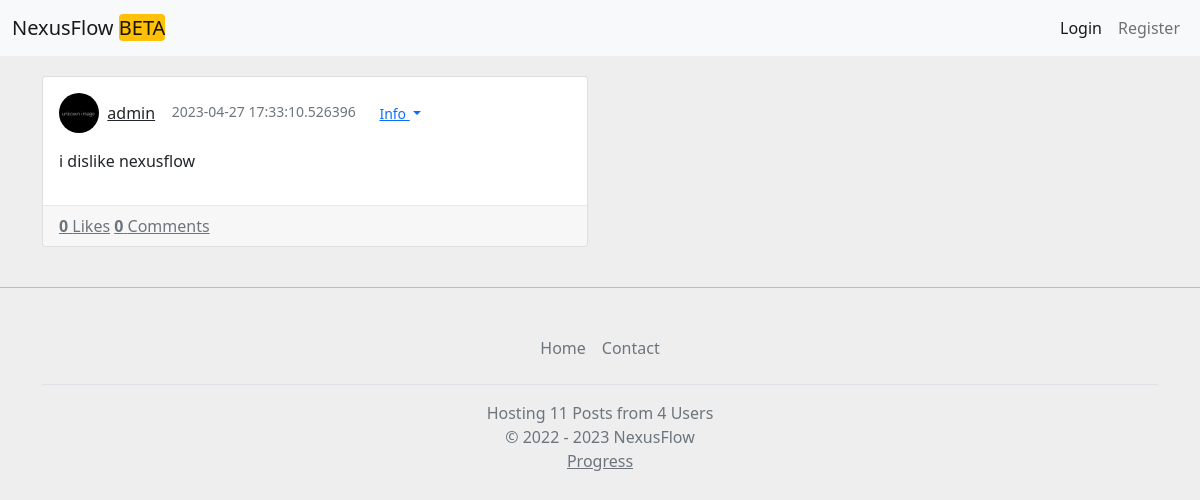
/p/4bc0ce35-f5ad-4a4e-998d-b2c54bacfd95, run on the app's committed database.
### app.py (models this page shows)
class Serializer(object):
	def serialize(self):
		return {c: getattr(self, c) for c in inspect(self).attrs.keys()}
	@staticmethod
	def serialize_list(l):
		return [m.serialize() for m in l]

class Users(db.Model, Serializer):
	id = db.Column(db.Integer, primary_key=True)
	public_id = db.Column(db.String())
	ip = db.Column(db.String(), default="")
	email = db.Column(db.String(), default="")
	bio = db.Column(db.String(150), default="")
	name = db.Column(db.String(50))
	password = db.Column(db.String(500))
	pfpurl = db.Column(db.String(150))
	likedposts = db.Column(db.String(), default="")
	followers = db.Column(db.String(), default="")
	followercount = db.Column(db.Integer, default=0)
	followingcount = db.Column(db.Integer, default=0)
	following = db.Column(db.String(), default="")
	blocked = db.Column(db.String(), default="")
	posts = db.Column(db.String(), default="")
	algmod = db.Column(db.Integer, default=0)
	postallow = db.Column(db.Boolean, default=False)
	admin = db.Column(db.Boolean, default=False)

class Posts(db.Model):
	id = db.Column(db.Integer, primary_key=True, autoincrement=True)
	pub_id = db.Column(db.String(75))
	date_created = db.Column(db.DateTime, default=datetime.utcnow)
	content = db.Column(db.String(750))
	parentpost = db.Column(db.String())
	creator = db.Column(db.String(50))
	subpost = db.Column(db.String())
	likes = db.Column(db.Integer)
	comments = db.Column(db.Integer)
	sent = db.Column(db.Float)
	del_allow = db.Column(db.Boolean)
	isreply = db.Column(db.Boolean)
	edited = db.Column(db.Boolean)

### app.py (the view, shortened to what this page needs)
@app.route('/p/<string:post_id>')
def getpost(post_id):
	myuser = getuserfromtoken(request.cookies.get('token'))
	if myuser == None:
		myuser = {}
	try:
		post = Posts.query.filter_by(pub_id=post_id).first()
		create = Users.query.filter_by(public_id=post.creator).first()
		post = post.__dict__
		create = create.__dict__
		time = post['date_created'].strftime("%Y-%m-%d %H:%M:%S")
		subposts = post['subpost']
		sub = []
		subcreate = []
		if subposts == None:
			sub = []
		return render_template('postview.html',
		                       post=post,
		                       create=create,
		                       time=time,
		                       myuser=myuser,
		                       sub=sub,
		                       subcreate=subcreate)
	except Exception as e:
		return "Unknown Post<br>" + str(e)

### app.py (called while the page is built, shortened)
def getpostcount():
	return len(Posts.query.all())

def getusercount():
	return len(Users.query.all())

@app.context_processor
def inject_now():
	return {'now': datetime.utcnow(), 'domain': domain, 'postcount':getpostcount(), 'usercount':getusercount()}

def getuserfromtoken(token):
	if not token:
		return None

### templates/postview.html (shortened to what this page needs)
<!DOCTYPE html>
<html lang="en">
<head>
    <link href="https://cdn.jsdelivr.net/npm/bootstrap@5.0.0/dist/css/bootstrap.min.css" rel="stylesheet" >
</head>
<body>
    {% set user = myuser %}
{% include "header.html" %}
{% include 'post.html' %}
{% if myuser != {} %}
<textarea class="form-control" id="comment{{post['pub_id']}}" rows="3" placeholder="Add a comment..." id="replytxt"></textarea><button class="btn btn-primary" onclick="comment()">Comment</button>
<br>
{% else %}
	<hr>
{% endif %}
	{% include "footer.html" %}
</body>
</html>

### templates/post.html (shortened to what this page needs)
<div class="container posts-content">
    <div class="row">
        <div class="col-lg-6">
            <div class="card mb-4">
              <div class="card-body">
                <div class="media mb-3">
                  <div class="d-flex align-items-center">
                    <img src="{{create['pfpurl']}}" class="rounded-circle" alt="" width="40px" height="40px"> &nbsp;&nbsp;
                    <div class="media-body ml-3">
                      <a href="/u/{{create['name']}}">{{create['name']}}{% if create.admin == True %} </a> <span class="badge bg-success rounded-pill">Admin</span> {% else%} </a> {% endif %}
                    </div>&nbsp;&nbsp;&nbsp;&nbsp;
                    <div class="text-muted small">{{post['date_created']}} &nbsp;&nbsp;
<div class="btn-group">
  <button type="button" class="btn btn-link dropdown-toggle btn-sm" data-bs-toggle="dropdown" aria-expanded="false">
    Info
  </button>
</div>
</div>
                  </div>
                </div>
                <div id="content{{post['pub_id']}}">
                <p id="content-text{{post['pub_id']}}">
									{{post['content']|markdown}}
                </p>
                </div>
              </div>
              <div class="card-footer">
                <a href="javascript:send('{{post['pub_id']}}')" class="d-inline-block text-muted">
                  {% if post['pub_id'] in likes %}
                  <strong>{{post['likes']}}</strong> Liked
              {% else %}
                  <strong>{{post['likes']}}</strong> Likes
              {% endif %}
                </a>
                <a href="/p/{{post['pub_id']}}" class="d-inline-block text-muted ml-3">
                    <strong>{{post['comments']}}</strong> Comments
                </a>
              </div>
            </div>
        </div>
</div>
</div>

### templates/postview.html (style rules this page uses)
body { background:#eee; }
a { color: inherit; }
.posts-content { margin-top:20px; }
.d-flex, .d-inline-flex, .media, .media>:not(.media-body), .jumbotron, .card { -ms-flex-negative: 1; flex-shrink: 1; }
.card-footer, .card hr { border-color: rgba(24,28,33,0.06); }

### templates/header.html (style rules this page uses)
body { overflow-x:hidden; background:#eee; }

### data on the page
Users: pfpurl (picture), name "admin"
Posts: content "i dislike nexusflow"

### other printed values
{{ post['date_created'] }} "2023-04-27 17:33:10.526396"
{{ post['likes'] }} "0"
{{ post['comments'] }} "0"
{{ postcount }} "11"
{{ usercount }} "4"
